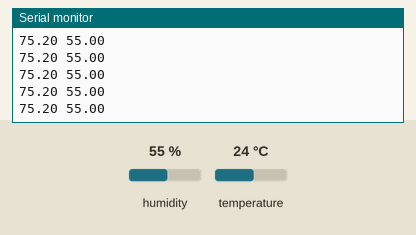
Recording of a sketch running on a simulated Arduino Uno, built with avr-gcc and run on an emulated ATmega328P. Shown: the last lines printed to the serial monitor. The inputs (shaded band) are chosen by the test bench; at power-on: humidity 55 %, temperature 24 °C.

Above: at 3.0 s.
3.1 s: humidity set to 22 %
At 4.44 s:
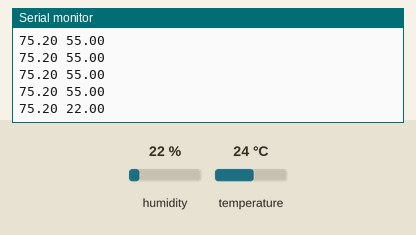
5.9 s: temperature set to 12 °C
At 6.26 s:
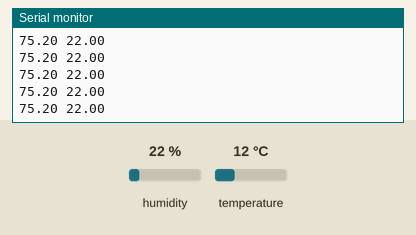
8.7 s: humidity set to 40 %
At 8.71 s:
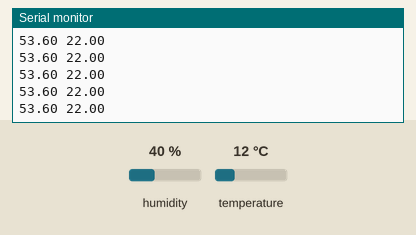
Timing chart, 0 to 11.7 s (numbered marks = the images above; inputs shaded):
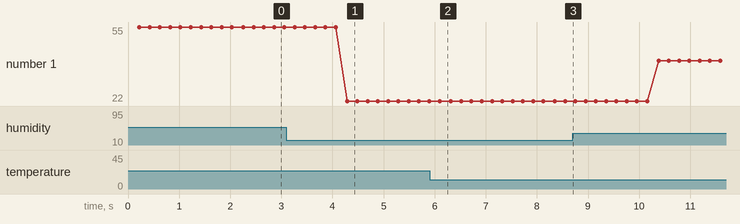

The sketch:

program4.ino
```cpp
#include <DHT.h>

#define DHT_PIN 2


DHT dht(DHT_PIN, DHT11);
void setup() {
    Serial.begin(9600);

    dht.begin();
}

void loop() {
  delay(200);

  float h = dht.readHumidity();
  float t = dht.readTemperature(true);

  Serial.print(t);
  Serial.print(" ");
  Serial.println(h);
}
```

Measured:
- after the input at 3.1 s, the serial monitor: prints a new line after 1.2 s (image 1)
- plotted number 1: 55 → 22 after the input at 3.1 s, 22 → 40 after the input at 8.7 s
